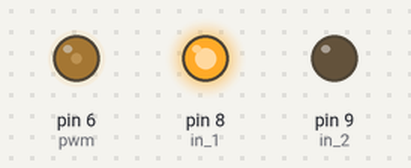
Simulated run of this sketch. Board: Arduino Uno, built with avr-gcc and run on an emulated ATmega328P. On the bench: output pins drawn as LEDs (lit = HIGH).

Above: at 0.05 s.
At 3.35 s:
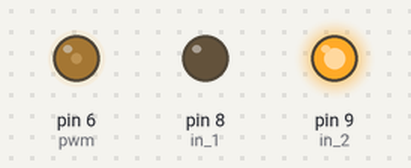
At 6.55 s:
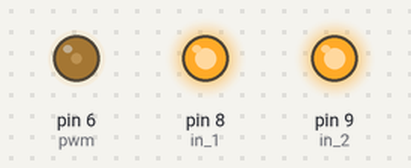
Timing chart, 0 to 7.6 s (numbered marks = the images above):
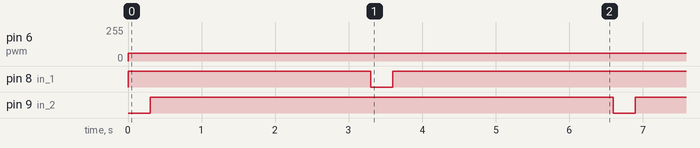

Measured:
- by itself, pin 6 (pwm): 0/255 → 60/255 at 0.00 s
- by itself, pin 8 (in_1): repeats every 6.6 s: LOW 0.30 s, HIGH 6.3 s
- by itself, pin 9 (in_2): alternates HIGH for 6.3 s and LOW for 0.30 s

The sketch:

Manual_gripper_code.ino
```cpp
const int pwm = 6 ;
const int in_1 = 8 ;
const int in_2 = 9 ;


void setup()
{
pinMode(pwm,OUTPUT) ;
pinMode(in_1,OUTPUT) ;
pinMode(in_2,OUTPUT) ;
}

void loop()
{

digitalWrite(in_1,HIGH) ;
digitalWrite(in_2,LOW) ;
analogWrite(pwm,60) ;


delay(300) ;


digitalWrite(in_1,HIGH) ;
digitalWrite(in_2,HIGH) ;
delay(3000) ;


digitalWrite(in_1,LOW) ;
digitalWrite(in_2,HIGH) ;
analogWrite(pwm,60);
delay(300) ;


digitalWrite(in_1,HIGH) ;
digitalWrite(in_2,HIGH) ;
delay(3000) ;
 }
```
